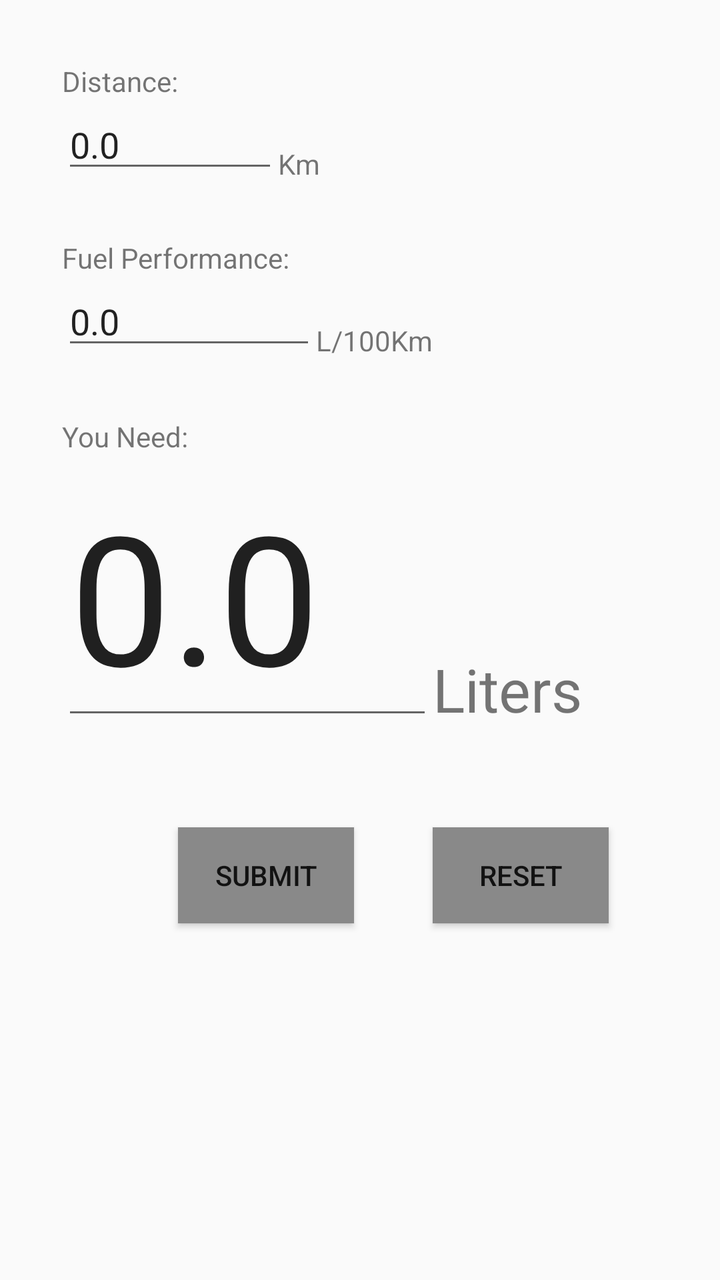
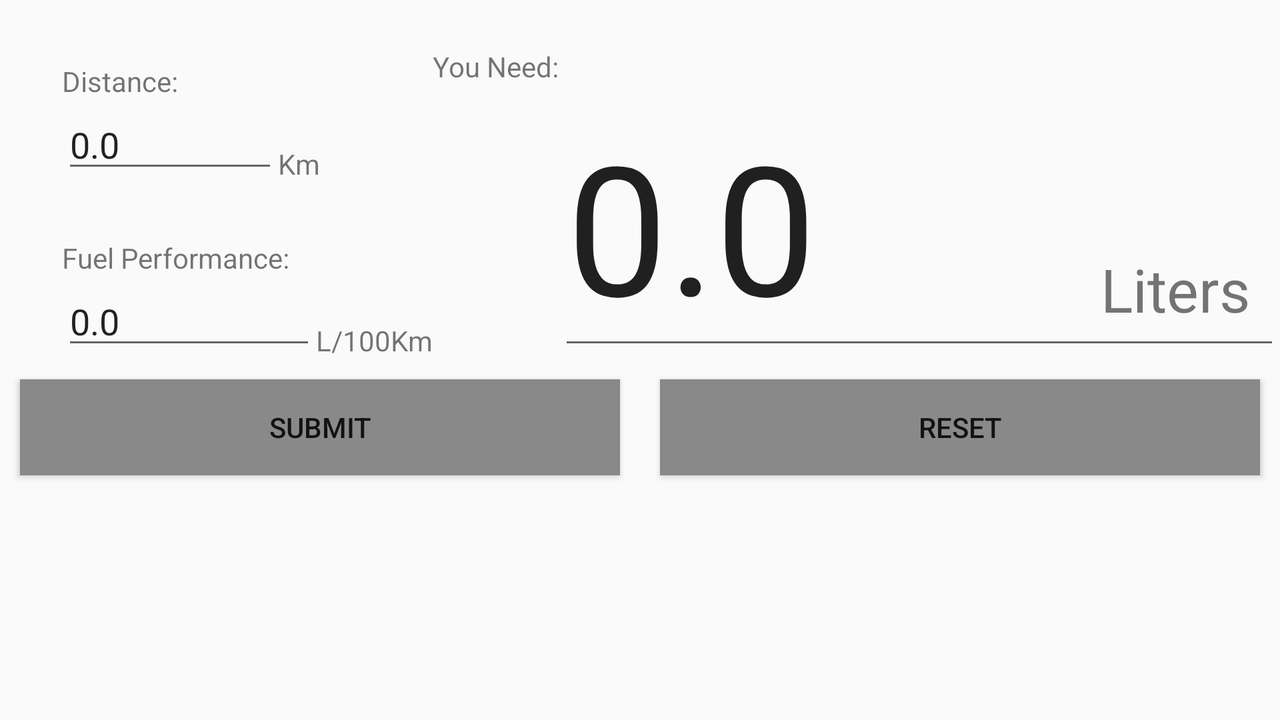

The same Android screen from two of the app's own layout files: first res/layout/ as a phone draws it, then the repository's variant for another configuration, drawn on a device whose configuration selects that folder. Both files follow.
<!-- AndroidManifest.xml: application theme AppTheme -->
<!-- res/layout/fuelcalculator.xml -->
<RelativeLayout
        xmlns:android="http://schemas.android.com/apk/res/android"
        xmlns:tools="http://schemas.android.com/tools"
        android:layout_alignParentBottom="true"
        android:layout_width="match_parent"
        android:layout_height="match_parent">


        <TextView
            android:id="@+id/distanceTextView"
            android:text="@string/distance_text_view"
            android:layout_width="wrap_content"
            android:layout_height="wrap_content"
            android:layout_marginTop="31dp"
            android:layout_alignParentTop="true"
            android:layout_alignParentStart="true"
            android:layout_marginStart="31dp" />


        <EditText
            android:id="@+id/kmEditText"
            android:ems="10"
            android:inputType="numberDecimal"
            android:text="@string/km_edit_view"
            android:layout_width="108dp"
            android:layout_height="wrap_content"
            android:layout_below="@+id/distanceTextView"
            android:layout_alignStart="@+id/distanceTextView" />


        <TextView
            android:id="@+id/kmTextView"
            android:layout_alignBottom="@+id/kmEditText"
            android:layout_toRightOf="@+id/kmEditText"
            android:text="@string/km_text_view"
            android:layout_gravity="center_horizontal"
            android:layout_width="wrap_content"
            android:layout_height="wrap_content" />


        <TextView
            android:id="@+id/fuelTextView"
            android:layout_marginTop="28dp"
            android:text="@string/fuel_text_view"
            android:layout_width="wrap_content"
            android:layout_height="wrap_content"
            android:layout_below="@+id/kmEditText"
            android:layout_alignStart="@+id/kmEditText" />

        <EditText
            android:id="@+id/litersEditText"
            android:ems="10"
            android:inputType="numberDecimal"
            android:text="@string/liters_edit_view"
            android:layout_width="127dp"
            android:layout_height="wrap_content"
            android:layout_below="@+id/fuelTextView"
            android:layout_alignStart="@+id/fuelTextView" />

        <TextView
            android:id="@+id/litrosTextView"
            android:layout_alignBottom="@+id/litersEditText"
            android:layout_toRightOf="@+id/litersEditText"
            android:text="@string/liters_text_view"
            android:layout_width="wrap_content"
            android:layout_height="wrap_content" />


        <TextView
            android:id="@+id/finalTextView"
            android:text="@string/final1_text_view"
            android:layout_marginTop="29dp"
            android:layout_width="wrap_content"
            android:layout_height="wrap_content"
            android:layout_below="@+id/litrosTextView"
            android:layout_alignStart="@+id/litersEditText" />

        <EditText
            android:id="@+id/editText1"
            android:ems="10"
            android:textSize="90sp"
            android:inputType="numberDecimal"
            android:text="@string/l_edit_view"
            android:layout_width="wrap_content"
            android:layout_height="wrap_content"
            android:layout_below="@+id/finalTextView"
            android:layout_alignStart="@+id/finalTextView"
            android:layout_alignEnd="@+id/litrosTextView" />

        <TextView
            android:id="@+id/lTextView"
            android:textSize="30sp"
            android:text="@string/l_text_view"
            android:layout_above="@+id/button"
            android:layout_toRightOf="@+id/editText1"
            android:layout_toEndOf="@+id/editText1"
            android:layout_width="wrap_content"
            android:layout_height="wrap_content" />

        <Button
            android:id="@+id/button"
            android:layout_width="wrap_content"
            android:layout_height="wrap_content"
            android:background="#898989"
            android:layout_marginTop="49dp"
            android:text="@string/button_view"
            android:layout_below="@+id/editText1"
            android:layout_toRightOf="@+id/distanceTextView"
            android:layout_toEndOf="@+id/distanceTextView" />



        <Button
            android:id="@+id/button1"
            android:background="#898989"
            android:layout_width="wrap_content"
            android:layout_height="wrap_content"
            android:text="@string/button_view1"
            android:layout_alignTop="@+id/button"
            android:layout_toRightOf="@+id/litrosTextView"
            android:layout_toEndOf="@+id/litrosTextView" />


    </RelativeLayout>
<!-- resources referenced by this layout -->
<resources>
  <string name="button_view">Submit</string>
  <string name="button_view1">Reset</string>
  <string name="distance_text_view">Distance:</string>
  <string name="final1_text_view">You Need:</string>
  <string name="fuel_text_view">Fuel Performance:</string>
  <string name="km_edit_view">0.0</string>
  <string name="km_text_view">Km</string>
  <string name="l_edit_view">0.0</string>
  <string name="l_text_view">Liters</string>
  <string name="liters_edit_view">0.0</string>
  <string name="liters_text_view">L/100Km</string>
  <style name="AppTheme" parent="Theme.AppCompat.Light.DarkActionBar">
          
  
      </style>
</resources>
<!-- res/layout-land/fuelcalculator.xml (the repository's variant of the layout above) -->
<!-- drawn on the phone turned sideways -->
<?xml version="1.0" encoding="utf-8"?>
<RelativeLayout
    xmlns:android="http://schemas.android.com/apk/res/android"

    android:layout_alignParentBottom="true"
    android:layout_width="match_parent"
    android:layout_height="match_parent">


    <TextView
        android:id="@+id/distanceTextView"
        android:text="@string/distance_text_view"
        android:layout_width="wrap_content"
        android:layout_height="wrap_content"
        android:layout_marginTop="31dp"
        android:layout_alignParentTop="true"
        android:layout_alignParentStart="true"
        android:layout_marginStart="31dp" />


    <EditText
        android:id="@+id/kmEditText"
        android:ems="10"
        android:inputType="numberDecimal"
        android:text="@string/km_edit_view"
        android:layout_width="108dp"
        android:layout_height="wrap_content"
        android:layout_below="@+id/distanceTextView"
        android:layout_alignStart="@+id/distanceTextView" />


    <TextView
        android:id="@+id/kmTextView"
        android:layout_alignBottom="@+id/kmEditText"
        android:layout_toRightOf="@+id/kmEditText"
        android:text="@string/km_text_view"
        android:layout_gravity="center_horizontal"
        android:layout_width="wrap_content"
        android:layout_height="wrap_content" />


    <TextView
        android:id="@+id/fuelTextView"
        android:layout_marginTop="28dp"
        android:text="@string/fuel_text_view"
        android:layout_width="wrap_content"
        android:layout_height="wrap_content"
        android:layout_below="@+id/kmEditText"
        android:layout_alignStart="@+id/kmEditText" />

    <EditText
        android:id="@+id/litersEditText"
        android:ems="10"
        android:inputType="numberDecimal"
        android:text="@string/liters_edit_view"
        android:layout_width="127dp"
        android:layout_height="wrap_content"
        android:layout_below="@+id/fuelTextView"
        android:layout_alignStart="@+id/fuelTextView" />

    <TextView
        android:id="@+id/litrosTextView"
        android:layout_alignBottom="@+id/litersEditText"
        android:layout_toRightOf="@+id/litersEditText"
        android:text="@string/liters_text_view"
        android:layout_width="wrap_content"
        android:layout_height="wrap_content" />


    <TextView
        android:id="@+id/finalTextView"
        android:text="@string/final1_text_view"
        android:layout_width="wrap_content"
        android:layout_height="wrap_content"
        android:layout_above="@+id/editText1"
        android:layout_toEndOf="@+id/litrosTextView" />

    <EditText
        android:id="@+id/editText1"
        android:ems="10"
        android:textSize="90sp"
        android:inputType="numberDecimal"
        android:text="@string/l_edit_view"
        android:layout_width="wrap_content"
        android:layout_height="wrap_content"
        android:layout_alignBottom="@+id/litrosTextView"
        android:layout_toEndOf="@+id/finalTextView" />

    <TextView
        android:id="@+id/lTextView"
        android:textSize="30sp"
        android:text="@string/l_text_view"
        android:layout_margin="15dp"
        android:layout_width="wrap_content"
        android:layout_height="wrap_content"
        android:layout_alignBottom="@+id/editText1"
        android:layout_alignParentEnd="true" />

    <LinearLayout
        android:layout_width="match_parent"
        android:layout_height="wrap_content"
        android:orientation="horizontal"
        android:layout_below="@id/lTextView">
    <Button
        android:id="@+id/button"
        android:layout_width="wrap_content"
        android:layout_height="wrap_content"
        android:background="#898989"
        android:layout_margin="10dp"
        android:layout_weight="1"
        android:text="@string/button_view" />

    <Button
        android:id="@+id/button1"
        android:background="#898989"
        android:layout_margin="10dp"
        android:layout_weight="1"
        android:layout_width="wrap_content"
        android:layout_height="wrap_content"
        android:text="@string/button_view1" />
    </LinearLayout>

</RelativeLayout>
